Frame 1 (no input): blank canvas, image omitted
Frame 60 (the mouse pressed at the canvas centre just before this capture): blank canvas, image omitted
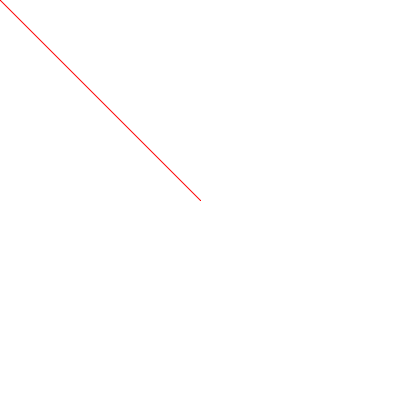
Frame 120 (the mouse held since frame 60 and released just before this capture)

The Processing sketch whose frames 1 and 60 were blank and that drew this single picture after the mouse press (run headless with seeded random() and noise(); from frame 60 on, the mouse is pressed at the canvas centre):

// Processing sketch: Drawing_program_line_intro_day_3
// ── Drawing_program_line_intro_day_3.pde
void setup(){
  size(400,400);
  background(255);
}

// a line is made up of line(x,y,x2,y2); two points or 4 numbers
// x1, y1, x2, y2
// line(0, 0, 150, 180);

//second ellipse(mouseX,mouseY,mouseX,mouseY);
// whats going on? its drawing from mxy to mxy!
// what we really want is the previouse mouse location
// which is a built in variable


// try drawing a background (in the draw fucntion)
// how do you make it so your background is white?
// background? rect?
// put the draw fuction int he setup fuction instead to have it run just once

// how do we make this a better drawing program?
// I would like to clear the screen

// to do this we need to learn the if statement. yes or no based on condition


void draw(){
  line(pmouseX,pmouseY,mouseX,mouseY);
 // if the user hits the space bar
 //clear the window
 
// if(expression is true) - change to (user hits spacebar)
//   do something;  -       change to (clear the window;)
//   clear the window;
// sometimes you want to do mulitple things ^^^
// don't put a ; at the end of the if line or the program will get confused

  //if(keyPressed) {             // if any key is pressed
  //  fill(255);
  //  rect(0, 0, width, height);

// now if the line is in the top half of the screen it will draw red and if it
// is in the bottom it will draw in blue

  if(keyPressed) {             // if any key is pressed
    fill(255);
    rect(0, 0, width, height);
}

if (mouseY < height/2)
stroke(255, 0, 0);

// the problem it is red all the time, I want you to write another statement that changes the color to blue

if (mouseY > height/2)
  stroke(0,0,255); // (blue)


}

// mention currly brace management - how they work and which they 
// match up with (nested in function)
